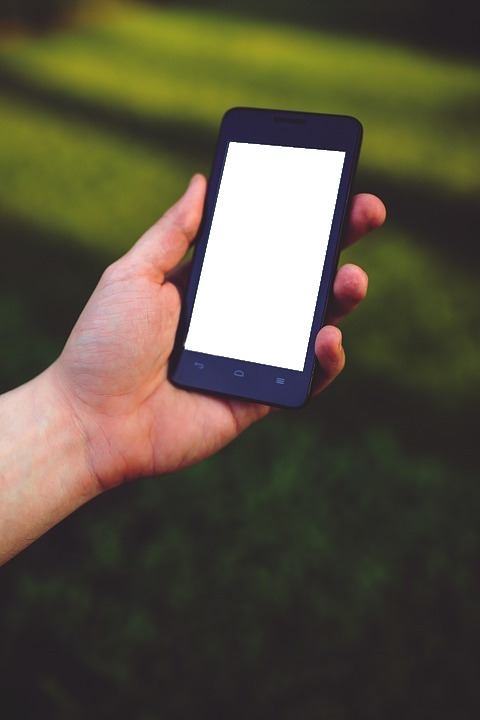
#> input picture Notebooks/images/phone.jpg, 480 x 720 px
$ jupyter execute '7. CV. Hough Lines.ipynb'   (shell and % lines are left out)
#> lines starting #> are read from the running program, lines starting #| are printed output that depends on the picture; after the words box and inside, x2 and y2 are one past the last pixel; in counts of white or black regions, pixels touching at a corner belong together
# Hough transform

## Line detection

The simplest boundary you can detect is a line and more complex boundaries are often made up of several lines. When you do edge detection you'll find that edges when pieced together form longer line segments and shapes. We can think of representing any line as a function of space. In image space the equation that represents a line is $y=m x + b$ where $m$ is the slope of the line and $b$ is how far it shifted up or down.

A useful transformation is moving this line representation from image space to Hough space, also called parameter space. The Hough transform converts data points from image space to Hough space and represents a line in the simplest way: as a point at the coordinate $m_0$, $b_0$ which are the same $m$ and $b$ from the line equation $y=m x + b$.

Patterns in Hough space can help us identify lines or other shapes. For example, look at these two lines in Hough space that intersect at the point m_b_0. In image space, it's the line with the equation $y = m_0 x + b_0.$

And if we have a line made of mini segments or points close to the same line equation in image space this turns into many intersecting lines in Hough space. Imagine this line as part of an edge detected image where a line just has some small discontinuities in it. Our strategy then for finding continuous lines in an image is to look at intersection points in Hough space.

Straight up and down lines have an infinite slopes. A better way to transform image space is by turning Hough space into polar coordinates. Instead of $m$ and $b$, $rho$, which is the distance of the line from the origin and $\theta$ which is the angle from the horizontal axis are used. A fragmented line or points that fall in a line can be identified in Hough space as the intersection of sinusoids.

## Hough Lines detection

[cell 1]
import numpy as np
import cv2
import matplotlib.pyplot as plt

[cell 2]
# read and display de image
image = cv2.imread('images/phone.jpg')
#> image is the input picture: shape (720, 480, 3); mean B, G, R 66.9, 84.5, 91.6

image_copy = cv2.cvtColor(image, cv2.COLOR_BGR2RGB)

plt.imshow(image_copy)

[cell 3]
# convert to gray scale and perform edge detection
image_gray = cv2.cvtColor(image_copy, cv2.COLOR_RGB2GRAY)
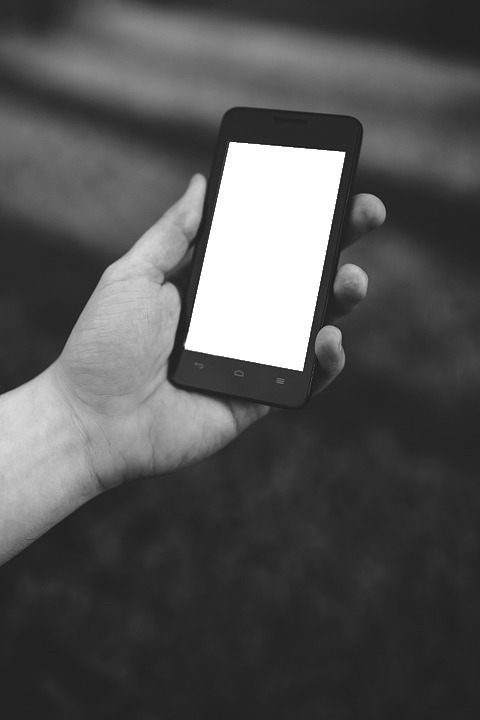
#> image_gray: shape (720, 480); min 12, max 255, mean 84.6

# Canny parmeters
low = 50
high = 100

image_edges = cv2.Canny(image_gray, low, high)
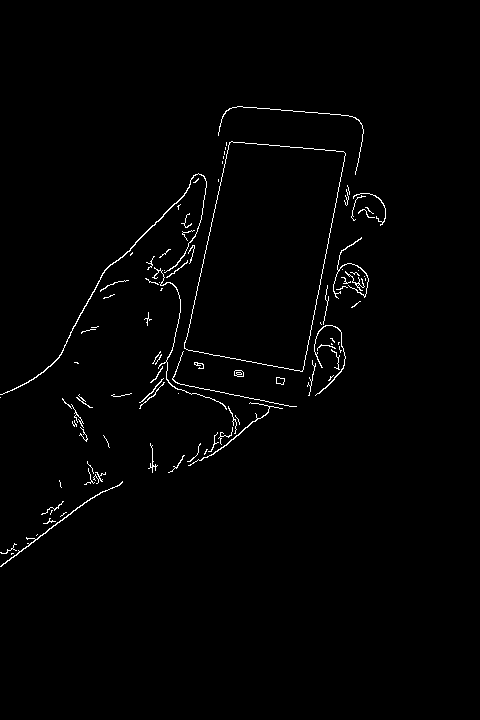
#> image_edges: shape (720, 480); 1.3% white in thin lines or dots, all inside (x1, y1, x2, y2) = (0, 106, 386, 567)

plt.imshow(image_edges, cmap="gray")

[cell 4]
# define the Hough transform parameters
# make a blank the same size as our image to draw on
rho = 3
theta = np.pi/270
threshold = 10
min_line_length = 100
max_line_gap = 5

line_image = np.copy(image_copy)

# run Hough on the edge-detected image
lines = cv2.HoughLinesP(image_edges, rho, theta, threshold, np.array([]),
                        min_line_length, max_line_gap)
#> lines = [[302, 371, 345, 155], [184, 348, 294, 370], [229, 142, 343, 151], [181, 356, 227, 153]]


# iterate over the output "lines" and draw lines on the image copy
for line in lines:
    for x1,y1,x2,y2 in line:
        cv2.line(line_image,(x1,y1),(x2,y2),(255,0,0),12)
#> this loop made 4 passes
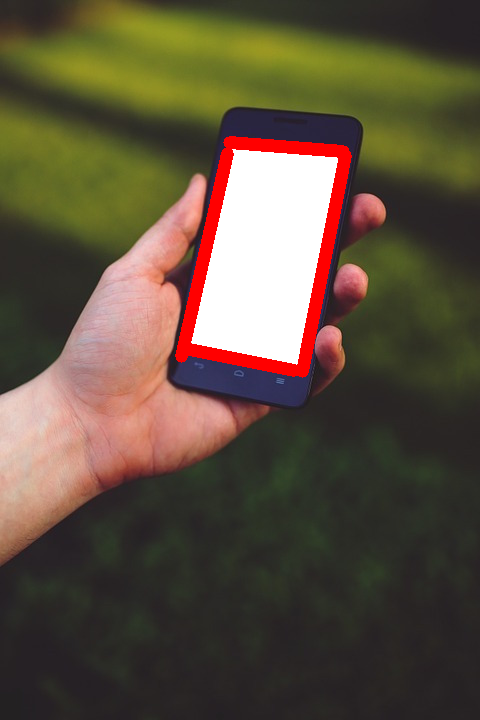
#> line_image: shape (720, 480, 3); mean R, G, B 94.4, 80.9, 62.9

plt.imshow(line_image)

$ run again, with Notebooks/images/birds.jpg copied over Notebooks/images/phone.jpg
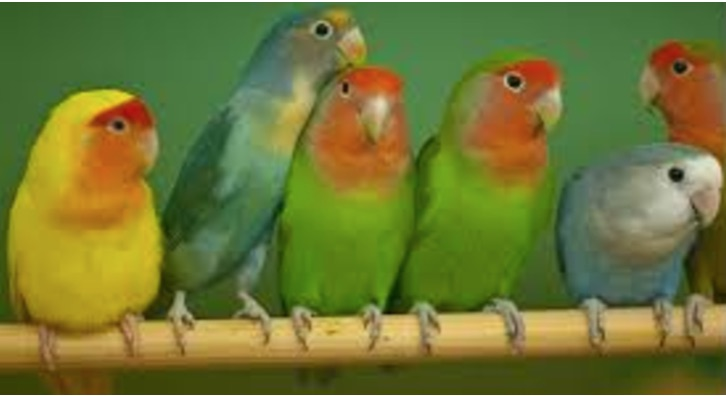
#> input picture Notebooks/images/birds.jpg, 726 x 396 px
#> image is the input picture: shape (396, 726, 3); mean B, G, R 52.2, 118.2, 111.1
#> `image_edges = cv2.Canny(image_gray, low, high)`:
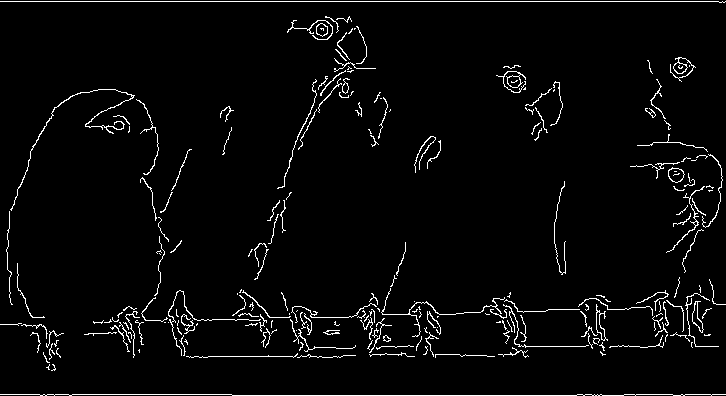
#> image_edges: shape (396, 726); 3.3% white in thin lines or dots
#> lines = [[0, 1, 725, 1], [232, 395, 576, 395], [0, 394, 231, 394]]
#> the loop `for line in lines:` made 3 passes
#> after the loop `for line in lines:`:
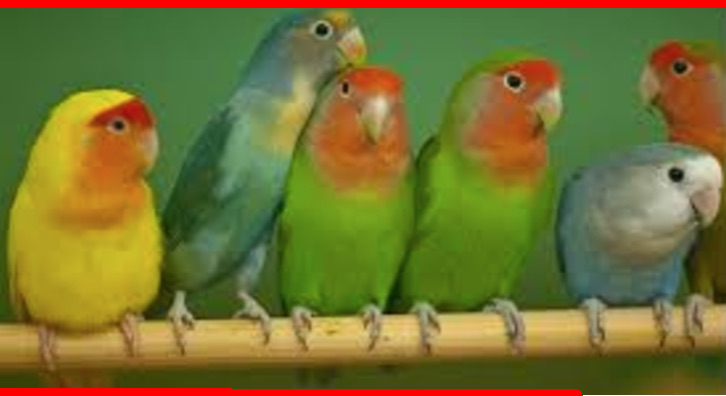
#> line_image: shape (396, 726, 3); mean R, G, B 116.4, 113.8, 49.4

$ run again, with Notebooks/images/bridge_trees_example.jpg copied over Notebooks/images/phone.jpg
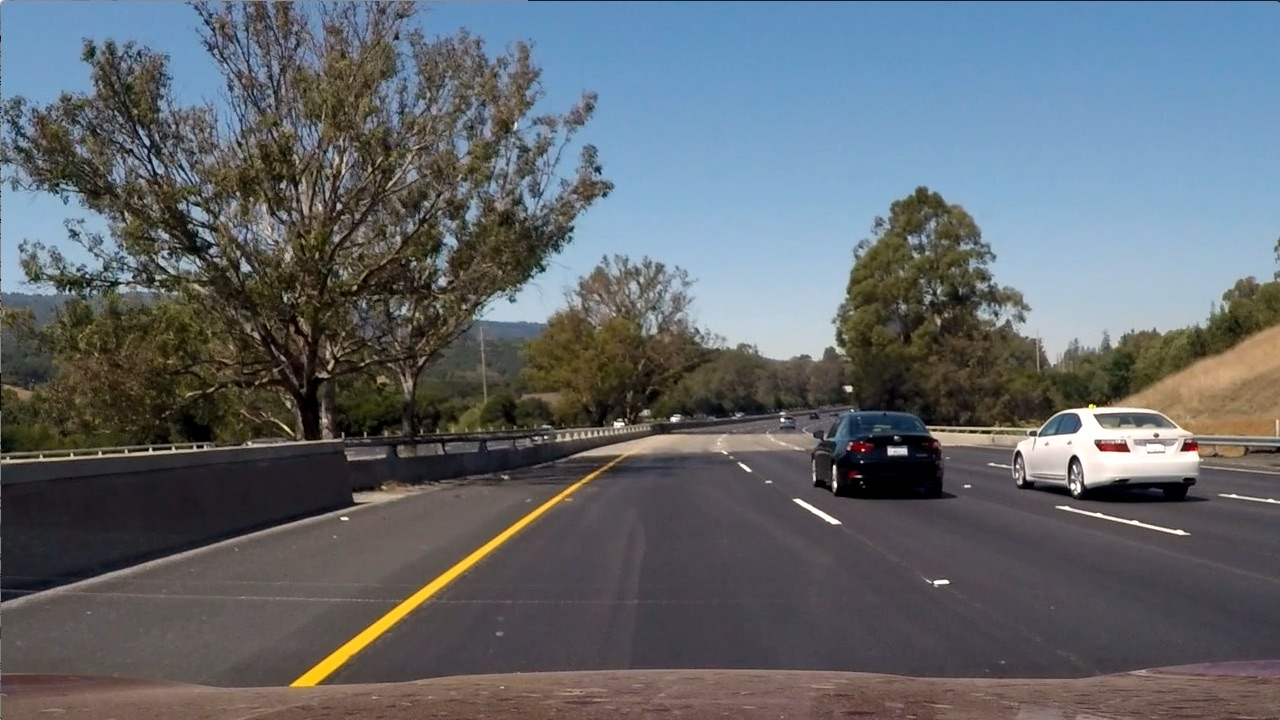
#> input picture Notebooks/images/bridge_trees_example.jpg, 1280 x 720 px
#> image is the input picture: shape (720, 1280, 3); mean B, G, R 107.9, 102.6, 97
#> `image_edges = cv2.Canny(image_gray, low, high)`:
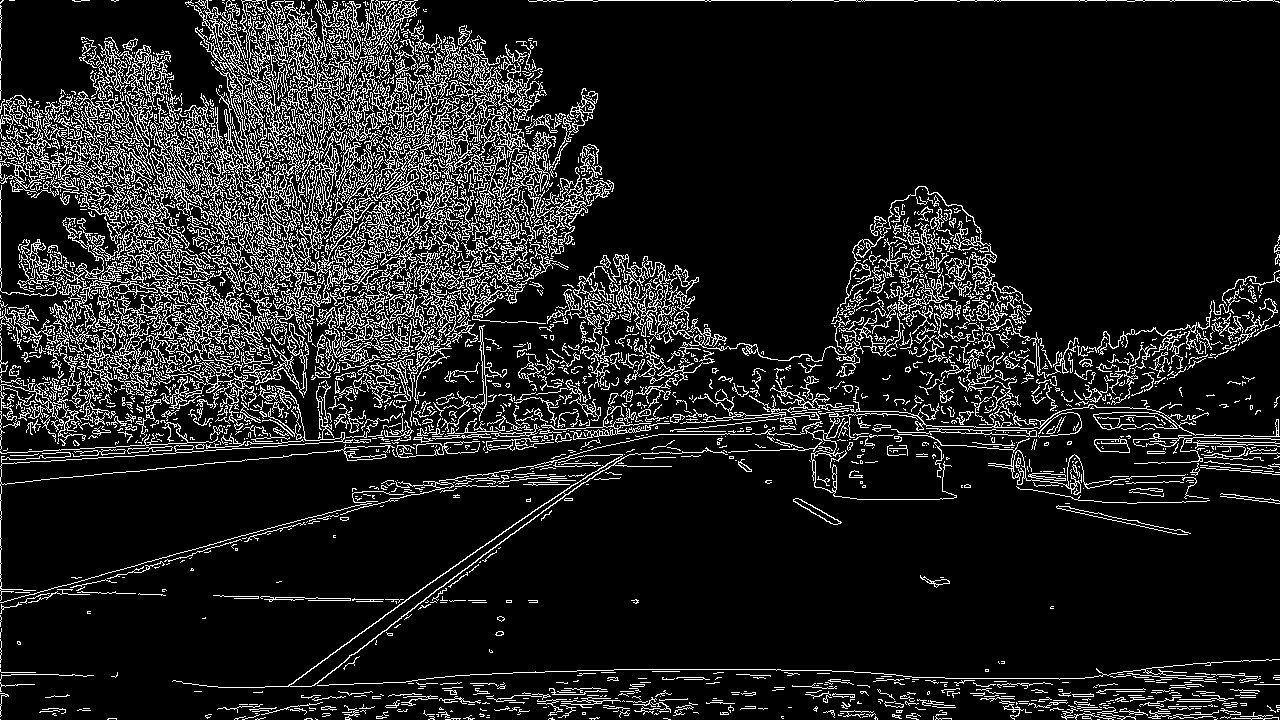
#> image_edges: shape (720, 1280); 12.5% white in thin lines or dots
#> lines = 62 rows, first 6: [312, 245, 489, 289], [144, 284, 249, 304], [69, 110, 367, 192], [418, 82, 521, 162], [249, 197, 413, 248], [421, 186, 536, 213]
#> the loop `for line in lines:` made 62 passes
#> after the loop `for line in lines:`:
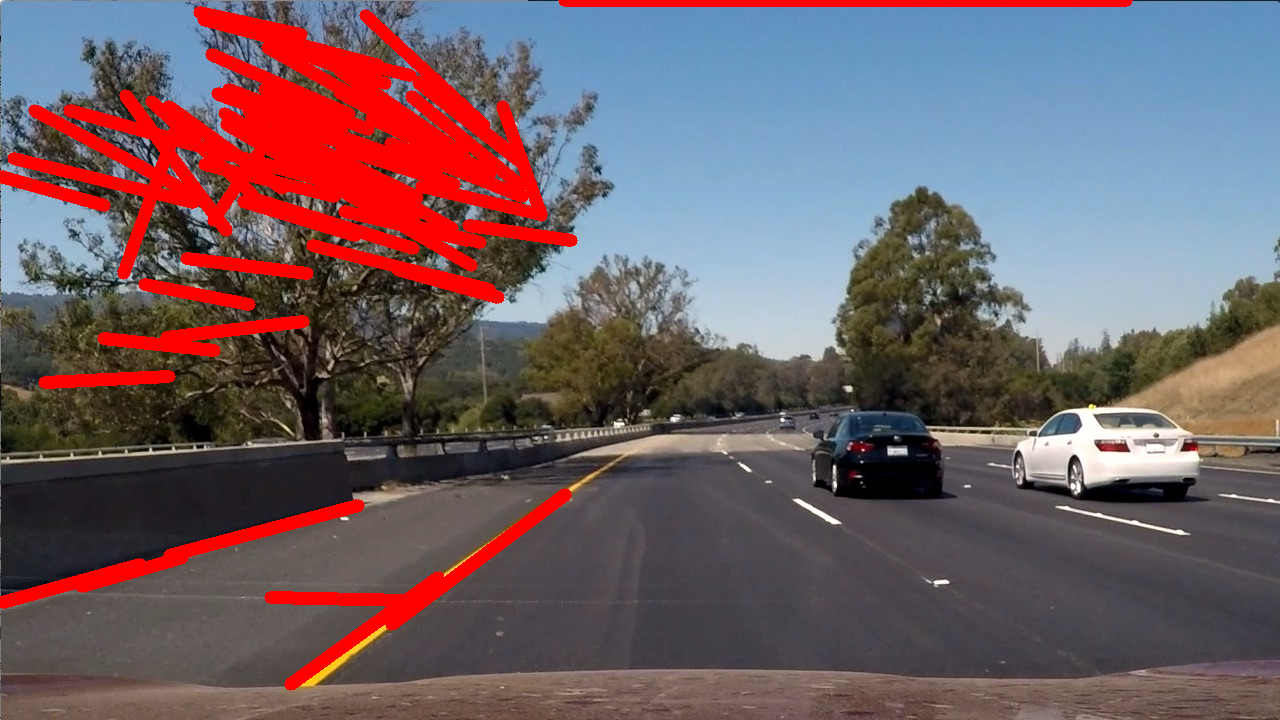
#> line_image: shape (720, 1280, 3); mean R, G, B 112.9, 93.8, 99.8
